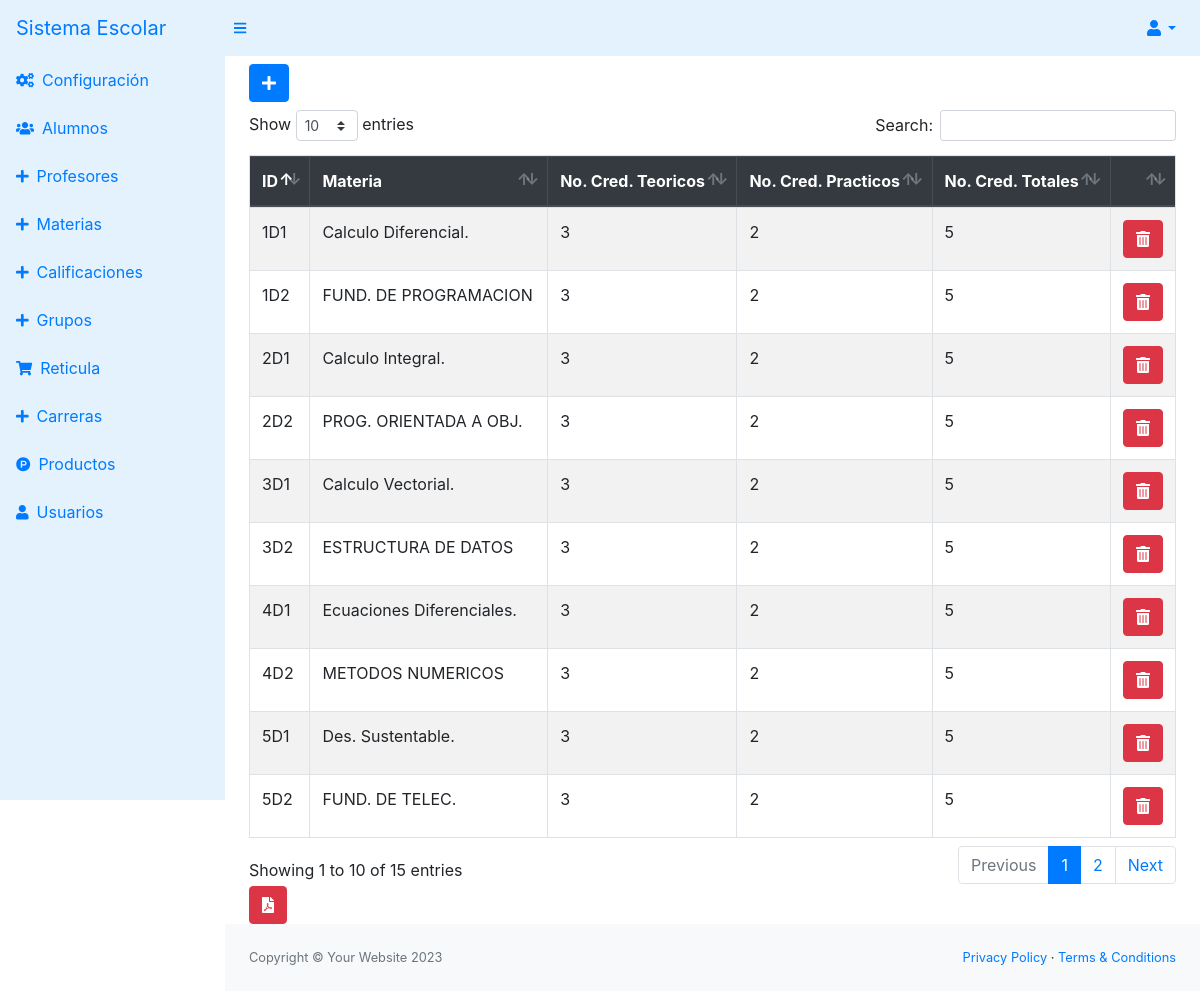
The app's page /src/registrar_materia.php (signed in) with its own data.
### tables this page shows
CREATE TABLE `asignatura` (
  `idasignatura` varchar(10) NOT NULL,
  `asignatura` varchar(50) NOT NULL,
  `creditoteo` int(10) NOT NULL,
  `creditopra` int(10) NOT NULL,
  `totalcredito` int(10) NOT NULL
);

### src/registrar_materia.php (the view, shortened to what this page needs)
<?php
include_once "includes/header.php";
?>
<button class="btn btn-primary mb-2" type="button" data-toggle="modal" data-target="#nuevo_cliente"><i class="fas fa-plus"></i></button>
<div class="table-responsive">
    <table class="table table-striped table-bordered" id="tbl">
        <thead class="thead-dark">
            <tr>
                <th>ID</th>
                <th>Materia</th>
                <th>No. Cred. Teoricos</th>
                <th>No. Cred. Practicos</th>
                <th>No. Cred. Totales</th>
                <th></th>
            </tr>
        </thead>
        <tbody>
            <?php
            include "../conexion.php";
            $query = mysqli_query($conexion, "SELECT * FROM asignatura");
            $result = mysqli_num_rows($query);
            if ($result > 0) {
                while ($data = mysqli_fetch_assoc($query)) {
            ?>
                    <tr>
                        <td><?php echo $data['idasignatura']; ?></td>
                        <td><?php echo $data['asignatura']; ?></td>
                        <td><?php echo $data['creditoteo']; ?></td>
                        <td><?php echo $data['creditopra']; ?></td>
                        <td><?php echo $data['totalcredito']; ?></td>
                        <td>
                                <form action="eliminar_materia.php?id=<?php echo $data['idasignatura']; ?>" method="post" class="confirmar d-inline">
                                    <button class="btn btn-danger" type="submit"><i class='fas fa-trash-alt'></i> </button>
                                </form>
                        </td>
                    </tr>
            <?php }
            } ?>
        </tbody>
    </table>
    <a href="pdf/pdfmaterias.php?cl=<?php echo $row['id_cliente'] ?>&v=<?php echo $row['id'] ?>" target="_blank" class="btn btn-danger"><i class="fas fa-file-pdf"></i></a>
</div>
<?php include_once "includes/footer.php"; ?>

### records on screen
asignatura: idasignatura "1D1", asignatura "Calculo Diferencial.", creditoteo "3", creditopra "2", totalcredito "5"
asignatura: idasignatura "1D2", asignatura "FUND. DE PROGRAMACION", creditoteo "3", creditopra "2", totalcredito "5"
asignatura: idasignatura "2D1", asignatura "Calculo Integral.", creditoteo "3", creditopra "2", totalcredito "5"
asignatura: idasignatura "2D2", asignatura "PROG. ORIENTADA A OBJ.", creditoteo "3", creditopra "2", totalcredito "5"
asignatura: idasignatura "3D1", asignatura "Calculo Vectorial.", creditoteo "3", creditopra "2", totalcredito "5"
asignatura: idasignatura "3D2", asignatura "ESTRUCTURA DE DATOS", creditoteo "3", creditopra "2", totalcredito "5"
asignatura: idasignatura "4D1", asignatura "Ecuaciones Diferenciales.", creditoteo "3", creditopra "2", totalcredito "5"
asignatura: idasignatura "4D2", asignatura "METODOS NUMERICOS", creditoteo "3", creditopra "2", totalcredito "5"
asignatura: idasignatura "5D1", asignatura "Des. Sustentable.", creditoteo "3", creditopra "2", totalcredito "5"
asignatura: idasignatura "5D2", asignatura "FUND. DE TELEC.", creditoteo "3", creditopra "2", totalcredito "5"
